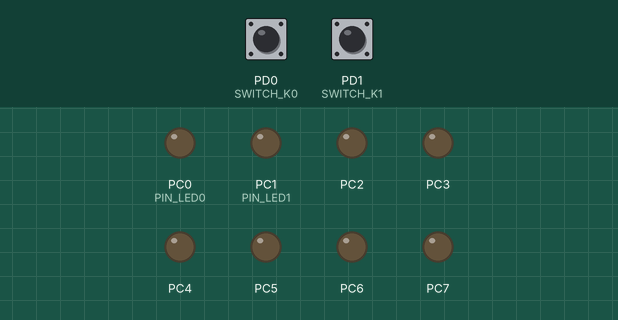
Simulated run of this program. Board: ATmega128, built with avr-gcc and emulated at 16 MHz. Parts: output pins drawn as LEDs (lit = HIGH). Inputs (shaded band) come from the test bench; at power-on: PD0 (SWITCH_K0) HIGH, PD1 (SWITCH_K1) HIGH.

Above: at 1.2 s.
1.3 s: PD0 (SWITCH_K0) pulled LOW for 0.15 s
At 2.5 s:
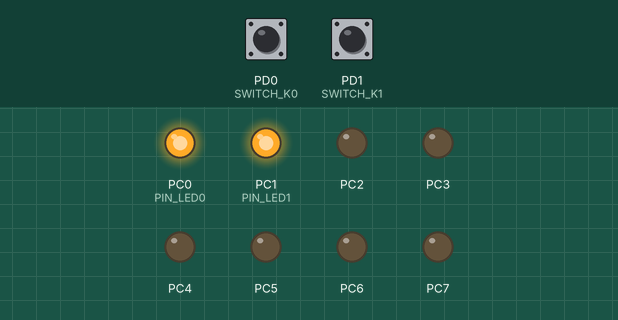
2.9 s: PD1 (SWITCH_K1) pulled LOW for 0.15 s
At 3.9 s:
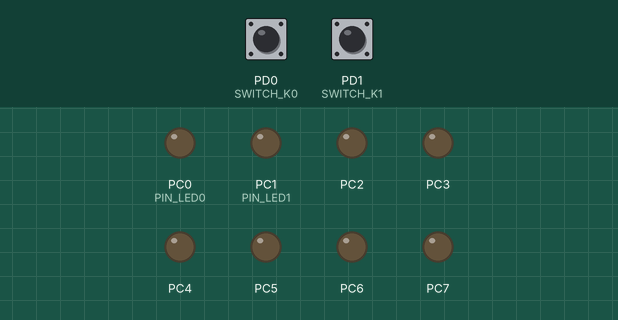
4.5 s: PD0 (SWITCH_K0) pulled LOW for 1 s
At 5.2 s:
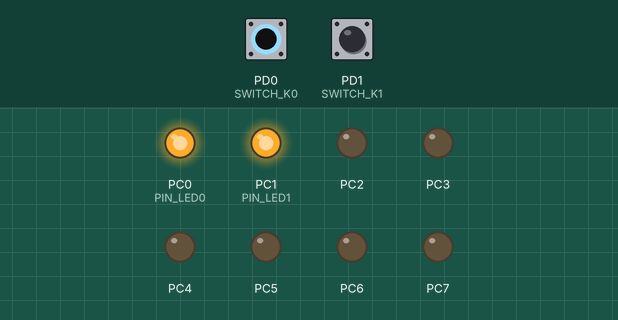
Timing chart, 0 to 7.5 s (numbered marks = the images above; inputs shaded):
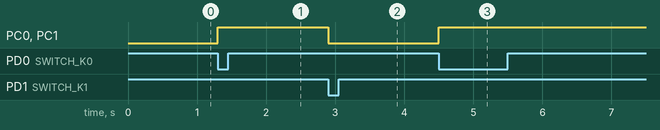

Measured:
- after the input at 1.3 s, PC0 (PIN_LED0), PC1 (PIN_LED1): LOW → HIGH at once
- after the input at 2.9 s, PC0 (PIN_LED0), PC1 (PIN_LED1): HIGH → LOW at once
- after the input at 4.5 s, PC0 (PIN_LED0), PC1 (PIN_LED1): LOW → HIGH at once

The program:

main.c
```c
/*
 * Interrrupts.c
 *
 * Created: 7/25/2021 2:45:21 PM
 * Author : ferez
 */

//If F_CPU not defined
#ifndef F_CPU
//Because ATMEGA128 runs at 16MHz , UL - Unsigned Long
#define F_CPU 16000000UL
#endif

#define PORT_LED0	PORTC
#define PIN_LED0	PINC0
#define PORT_LED1	PORTC
#define PIN_LED1	PINC1
#define SWITCH_K0    !(PIND & (1<<PIND0))
#define SWITCH_K1    !(PIND & (1<<PIND1))
// !(PIND & (1 << PIND0) == (1 << PIND0))

#include <avr/io.h>
#include <util/delay.h>
#include <avr/interrupt.h>

void pinSet(volatile uint8_t *port, uint8_t pin);
void pinReset(volatile uint8_t *port, uint8_t pin);


/*Interrupt Service Routine for INT0*/
ISR(INT1_vect)
{

		pinReset(&PORT_LED0, PIN_LED0);
		pinReset(&PORT_LED1, PIN_LED1);

}

ISR(INT0_vect)
{

		pinSet(&PORT_LED0, PIN_LED0);
		pinSet(&PORT_LED1, PIN_LED1);

}


int main()
{
   	DDRC = 0xFF;
   	PORTC = 0;
	DDRD &= ~(1 << PIND1) | ~(1 << PIND0); //Pins for input (both pins to 0)
    PORTD |= (1 << PIND1) | (1 << PIND0); //Pull-up resistors

    EIMSK |= (1 << INT1) | (1 << INT0); //Allow ext interrupts
	EICRA |= (1 << ISC01) | (1 << ISC11); //External interrupt configuration register

 	sei(); //Allow global interrupts
	while (1) continue;
}


void pinSet(volatile uint8_t *port, uint8_t pin){
	*port |=  1 << pin;
}

void pinReset(volatile uint8_t *port, uint8_t pin){
	*port &=  ~(1 << pin);
}
```
